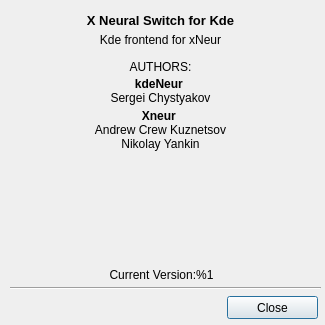
<?xml version="1.0" encoding="UTF-8"?>
<ui version="4.0">
 <class>frmAbout</class>
 <widget class="QDialog" name="frmAbout">
  <property name="geometry">
   <rect>
    <x>0</x>
    <y>0</y>
    <width>325</width>
    <height>325</height>
   </rect>
  </property>
  <property name="windowTitle">
   <string>kXneur About...</string>
  </property>
  <property name="windowIcon">
   <iconset resource="resursrc.qrc">
    <normaloff>:/icons/kdeneur.png</normaloff>:/icons/kdeneur.png</iconset>
  </property>
  <property name="locale">
   <locale language="English" country="UnitedStates"/>
  </property>
  <widget class="QPushButton" name="cmdClose">
   <property name="geometry">
    <rect>
     <x>227</x>
     <y>296</y>
     <width>91</width>
     <height>23</height>
    </rect>
   </property>
   <property name="text">
    <string>Close</string>
   </property>
  </widget>
  <widget class="Line" name="line">
   <property name="geometry">
    <rect>
     <x>10</x>
     <y>278</y>
     <width>311</width>
     <height>20</height>
    </rect>
   </property>
   <property name="orientation">
    <enum>Qt::Horizontal</enum>
   </property>
  </widget>
  <widget class="QLabel" name="lblAppName">
   <property name="geometry">
    <rect>
     <x>0</x>
     <y>10</y>
     <width>321</width>
     <height>20</height>
    </rect>
   </property>
   <property name="font">
    <font>
     <pointsize>10</pointsize>
     <weight>75</weight>
     <bold>true</bold>
    </font>
   </property>
   <property name="text">
    <string>X Neural Switch for Kde</string>
   </property>
   <property name="alignment">
    <set>Qt::AlignCenter</set>
   </property>
  </widget>
  <widget class="QLabel" name="lblDescription">
   <property name="geometry">
    <rect>
     <x>0</x>
     <y>30</y>
     <width>321</width>
     <height>20</height>
    </rect>
   </property>
   <property name="text">
    <string>Kde frontend for xNeur</string>
   </property>
   <property name="alignment">
    <set>Qt::AlignCenter</set>
   </property>
  </widget>
  <widget class="QLabel" name="lblAuthors">
   <property name="geometry">
    <rect>
     <x>0</x>
     <y>57</y>
     <width>321</width>
     <height>20</height>
    </rect>
   </property>
   <property name="text">
    <string>AUTHORS:</string>
   </property>
   <property name="alignment">
    <set>Qt::AlignCenter</set>
   </property>
  </widget>
  <widget class="QLabel" name="lblAuthors_kXneur">
   <property name="geometry">
    <rect>
     <x>0</x>
     <y>76</y>
     <width>321</width>
     <height>31</height>
    </rect>
   </property>
   <property name="text">
    <string>&lt;!DOCTYPE HTML PUBLIC &quot;-//W3C//DTD HTML 4.0//EN&quot; &quot;http://www.w3.org/TR/REC-html40/strict.dtd&quot;&gt;
&lt;html&gt;&lt;head&gt;&lt;meta name=&quot;qrichtext&quot; content=&quot;1&quot; /&gt;&lt;style type=&quot;text/css&quot;&gt;
p, li { white-space: pre-wrap; }
&lt;/style&gt;&lt;/head&gt;&lt;body style=&quot; font-family:'Ubuntu'; font-size:9pt; font-weight:400; font-style:normal;&quot;&gt;
&lt;p style=&quot; margin-top:0px; margin-bottom:0px; margin-left:0px; margin-right:0px; -qt-block-indent:0; text-indent:0px;&quot;&gt;&lt;span style=&quot; font-family:'Droid Sans Japanese'; font-weight:600;&quot;&gt;kdeNeur&lt;/span&gt;&lt;span style=&quot; font-family:'Droid Sans Japanese';&quot;&gt; &lt;/span&gt;&lt;/p&gt;
&lt;p style=&quot; margin-top:0px; margin-bottom:0px; margin-left:0px; margin-right:0px; -qt-block-indent:0; text-indent:0px;&quot;&gt;&lt;span style=&quot; font-family:'Droid Sans Japanese';&quot;&gt;Sergei Chystyakov&lt;/span&gt;&lt;/p&gt;&lt;/body&gt;&lt;/html&gt;</string>
   </property>
   <property name="alignment">
    <set>Qt::AlignCenter</set>
   </property>
  </widget>
  <widget class="QLabel" name="lblAuthors_xNeur">
   <property name="geometry">
    <rect>
     <x>0</x>
     <y>100</y>
     <width>321</width>
     <height>61</height>
    </rect>
   </property>
   <property name="text">
    <string>&lt;!DOCTYPE HTML PUBLIC &quot;-//W3C//DTD HTML 4.0//EN&quot; &quot;http://www.w3.org/TR/REC-html40/strict.dtd&quot;&gt;
&lt;html&gt;&lt;head&gt;&lt;meta name=&quot;qrichtext&quot; content=&quot;1&quot; /&gt;&lt;style type=&quot;text/css&quot;&gt;
p, li { white-space: pre-wrap; }
&lt;/style&gt;&lt;/head&gt;&lt;body style=&quot; font-family:'Droid Sans Japanese'; font-size:9pt; font-weight:400; font-style:normal;&quot;&gt;
&lt;p style=&quot; margin-top:0px; margin-bottom:0px; margin-left:0px; margin-right:0px; -qt-block-indent:0; text-indent:0px;&quot;&gt;&lt;span style=&quot; font-weight:600;&quot;&gt;Xneur &lt;/span&gt;&lt;/p&gt;
&lt;p style=&quot; margin-top:0px; margin-bottom:0px; margin-left:0px; margin-right:0px; -qt-block-indent:0; text-indent:0px;&quot;&gt;Andrew Crew Kuznetsov&lt;/p&gt;
&lt;p style=&quot; margin-top:0px; margin-bottom:0px; margin-left:0px; margin-right:0px; -qt-block-indent:0; text-indent:0px;&quot;&gt;Nikolay Yankin&lt;/p&gt;&lt;/body&gt;&lt;/html&gt;</string>
   </property>
   <property name="alignment">
    <set>Qt::AlignCenter</set>
   </property>
  </widget>
  <widget class="QLabel" name="lblLogo">
   <property name="geometry">
    <rect>
     <x>116</x>
     <y>160</y>
     <width>91</width>
     <height>91</height>
    </rect>
   </property>
   <property name="text">
    <string/>
   </property>
   <property name="pixmap">
    <pixmap resource="resursrc.qrc">:/icons/kdeneur.png</pixmap>
   </property>
   <property name="scaledContents">
    <bool>true</bool>
   </property>
  </widget>
  <widget class="QLabel" name="lblCurrentVersion">
   <property name="geometry">
    <rect>
     <x>11</x>
     <y>265</y>
     <width>301</width>
     <height>20</height>
    </rect>
   </property>
   <property name="text">
    <string>Current Version:%1</string>
   </property>
   <property name="alignment">
    <set>Qt::AlignCenter</set>
   </property>
  </widget>
 </widget>
 <resources>
  <include location="resursrc.qrc"/>
 </resources>
 <connections/>
</ui>
